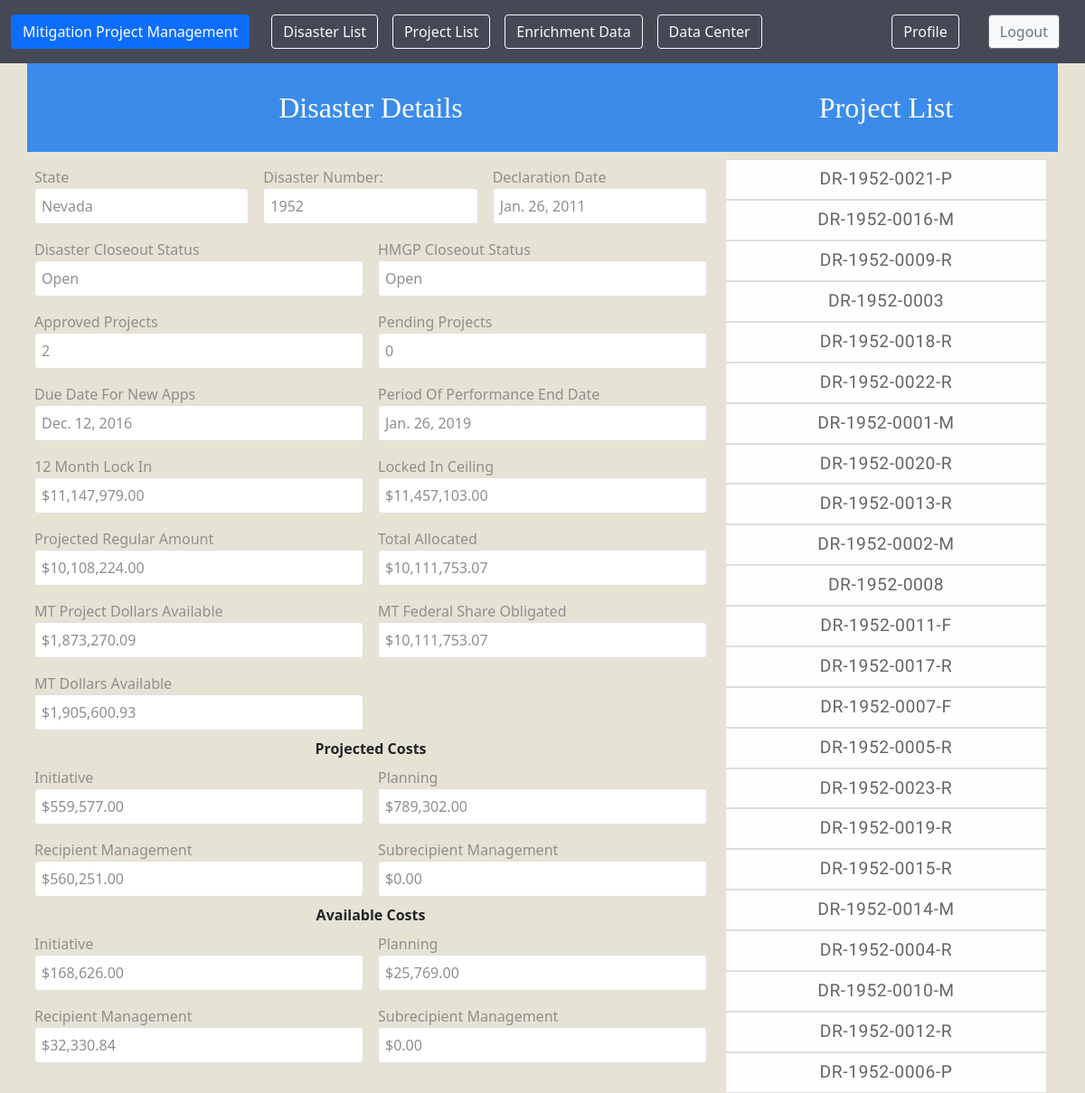
The page /disasters/10383 (signed in) on the database its author committed.
### ProjectManagementApp/models.py (models this page shows, shortened)
class Disasters(models.Model):
    disaster_number = models.CharField(max_length=10,blank=True,null=True)
    state = models.CharField(max_length=35,blank=True,null=True)
    declaration_date = models.DateField(blank=True,null=True)
    disaster_due_date_for_new_apps = models.DateField(blank=True,null=True)
    disaster_period_of_performance_end_date = models.DateField(blank=True,null=True)
    number_of_projects = models.CharField(max_length=7,blank=True,null=True)
    twelve_month_lock_in_amount = models.DecimalField(max_digits=12, decimal_places=2,blank=True,null=True)
    locked_in_ceiling_amount = models.DecimalField(max_digits=12, decimal_places=2,blank=True,null=True)
    mt_project_dollars_available = models.DecimalField(max_digits=12, decimal_places=2,blank=True,null=True)
    mt_federal_share_obligated = models.DecimalField(max_digits=12, decimal_places=2,blank=True,null=True)
    mt_dollars_available = models.DecimalField(max_digits=12, decimal_places=2,blank=True,null=True)
    projected_regular_amount = models.DecimalField(max_digits=12, decimal_places=2,blank=True,null=True)
    allocated_total_amount = models.DecimalField(max_digits=12, decimal_places=2,blank=True,null=True)
    number_of_approved_projects = models.CharField(max_length=7,blank=True,null=True)
    number_of_pending_projects = models.CharField(max_length=7,blank=True,null=True)
    projected_initiative_amount = models.DecimalField(max_digits=12, decimal_places=2,blank=True,null=True)
    projected_planning_amount = models.DecimalField(max_digits=12, decimal_places=2,blank=True,null=True)
    projected_recipient_management_costs = models.DecimalField(max_digits=12, decimal_places=2,blank=True,null=True)
    available_recipient_management_costs = models.DecimalField(max_digits=12, decimal_places=2,blank=True,null=True)
    projected_subrecipient_management_costs = models.DecimalField(max_digits=12, decimal_places=2,blank=True,null=True)
    available_subrecipient_management_costs = models.DecimalField(max_digits=12, decimal_places=2,blank=True,null=True)
    available_initiative_amount = models.DecimalField(max_digits=12, decimal_places=2, blank=True,null=True)
    available_planning_amount = models.DecimalField(max_digits=12, decimal_places=2,blank=True,null=True)
    disaster_closeout_status = models.CharField(max_length=25,blank=True,null=True)
    hmgp_closeout_status = models.CharField(max_length=25,blank=True,null=True)

class Projects(models.Model):
    assigned_disaster_number= models.ForeignKey(Disasters, blank=True,null=True,on_delete=models.CASCADE)
    county = models.CharField(max_length=50,blank=True,null=True)
    program_area = models.CharField(max_length=35,blank=True,null=True)
    subgrantee = models.CharField(max_length=200,blank=True,null=True)
    project_identifier = models.CharField(max_length=25,blank=True)
    application_id = models.CharField(max_length=10,blank=True,null=True)
    primary_hazard = models.CharField(max_length=50,blank=True,null=True)
    type = models.TextField(blank=True,null=True)
    project_title = models.CharField(max_length=200,blank=True,null=True)
    project_counties = models.CharField(max_length=200,blank=True,null=True)
    status = models.CharField(max_length=50,blank=True,null=True)
    environmental_document_type = models.CharField(max_length=10,blank=True,null=True)
    date_submitted = models.DateField(blank=True,null=True)
    date_received = models.DateField(blank=True,null=True)
    date_initially_approved = models.DateField(blank=True,null=True)
    date_approved = models.DateField(blank=True,null=True)
    date_closed = models.DateField(blank=True,null=True)
    subgrantee_tribal_indicator = models.BooleanField(blank=True,null=True)
    cost_share_percent = models.DecimalField(max_digits=6, decimal_places=2,blank=True,null=True)
    project_amount = models.DecimalField(max_digits=12, decimal_places=2,blank=True,null=True)
    federal_share_proposed = models.DecimalField(max_digits=12, decimal_places=2,blank=True,null=True)
    federal_share_obligated = models.DecimalField(max_digits=12, decimal_places=2,blank=True,null=True)
    non_federal_share = models.DecimalField(max_digits=12, decimal_places=2,blank=True,null=True)

### ProjectManagementApp/views.py (the view)
# urls.py: path('disasters/<int:pk>',DisastersDetailView.as_view(), name='disastersdetails'),
class DisastersDetailView(DetailView):
    model = Disasters
    template_name = 'disastersdetails.html'
    login_required=True
    redirect_field_name = 'redirect_to'

### templates/disastersdetails.html (shortened to what this page needs)
{% extends 'base.html' %}
{% load humanize %}
{% load static %}
{% block content %}
{% include 'navbar.html' %}
{% if user.is_authenticated %}
<div class="container">
  <div class="row">
    <div class="col-lg-8">
      <div class="row">
        <h1 class="heading">Disaster Details</h1>
        <div class="col-lg-4 p-2 label">State
          <div class="card card-padding">{{ disasters.state }}</div>
        </div>
        <div class="col-lg-4 p-2 label">Disaster Number:
          <div class="card card-padding">{{ disasters.disaster_number }} </div>
        </div>
        <div class="col-lg-4 p-2 label">Declaration Date
          <div class="card card-padding">{{ disasters.declaration_date }} </div>
        </div>
      </div>
      <div class="row">
        <div class="col-lg-6 p-2 label">Disaster Closeout Status
          <div class="card card-padding">{{ disasters.disaster_closeout_status }}</div>
        </div>
        <div class="col-lg-6 p-2 label">HMGP Closeout Status
          <div class="card card-padding">{{ disasters.hmgp_closeout_status }}</div>
        </div>
      </div>
      <div class="row">
        <div class="col-lg-6 p-2 label">Approved Projects
          <div class="card card-padding">{{ disasters.number_of_approved_projects }} </div>
        </div>
        <div class="col-lg-6 p-2 label">Pending Projects
          <div class="card card-padding">{{ disasters.number_of_pending_projects }}</div>
        </div>
      </div>
      <div class="row">
        <div class="col-lg-6 p-2 label">Due Date For New Apps
          <div class="card card-padding">{{ disasters.disaster_due_date_for_new_apps }} </div>
        </div>
        <div class="col-lg-6 p-2 label">Period Of Performance End Date
          <div class="card card-padding">{{ disasters.disaster_period_of_performance_end_date }}</div>
        </div>
      </div>
      <div class="row">
        <div class="col-lg-6 p-2 label">12 Month Lock In
          <div class="card card-padding">${{ disasters.twelve_month_lock_in_amount|intcomma }} </div>
        </div>
        <div class="col-lg-6 p-2 label">Locked In Ceiling
          <div class="card card-padding">${{ disasters.locked_in_ceiling_amount|intcomma }}</div>
        </div>
      </div>
      <div class="row">
        <div class="col-lg-6 p-2 label">Projected Regular Amount
          <div class="card card-padding">${{ disasters.projected_regular_amount|intcomma }} </div>
        </div>
        <div class="col-lg-6 p-2 label">Total Allocated
          <div class="card card-padding">${{ disasters.allocated_total_amount|intcomma }}</div>
        </div>
      </div>
      <div class="row">
        <div class="col-lg-6 p-2 label">MT Project Dollars Available
          <div class="card card-padding">${{ disasters.mt_project_dollars_available|intcomma }} </div>
        </div>
        <div class="col-lg-6 p-2 label">MT Federal Share Obligated
          <div class="card card-padding">${{ disasters.mt_federal_share_obligated|intcomma }}</div>
        </div>
      </div>
      <div class="row">
        <div class="col-lg-6 p-2 label">MT Dollars Available
          <div class="card card-padding">${{ disasters.mt_dollars_available|intcomma }}</div>
        </div>
      </div>
      <div class="row">
        <div class="col-lg-12 text-center projected-available">Projected Costs</div>
        <div class="col-lg-6 p-2 label">Initiative
          <div class="card card-padding">${{ disasters.projected_initiative_amount|intcomma }} </div>
        </div>
        <div class="col-lg-6 p-2 label">Planning
          <div class="card card-padding">${{ disasters.projected_planning_amount|intcomma }}</div>
        </div>
      </div>
      <div class="row">
        <div class="col-lg-6 p-2 label">Recipient Management
          <div class="card card-padding">${{ disasters.projected_recipient_management_costs|intcomma }} </div>
        </div>
        <div class="col-lg-6 p-2 label">Subrecipient Management
          <div class="card card-padding">${{ disasters.projected_subrecipient_management_costs|intcomma }} </div>
        </div>
      </div>
      <div class="row">
        <div class="col-lg-12 text-center projected-available">Available Costs</div>
        <div class="col-lg-6 p-2 label">Initiative
          <div class="card card-padding">${{ disasters.available_initiative_amount|intcomma }} </div>
        </div>
        <div class="col-lg-6 p-2 label">Planning
          <div class="card card-padding">${{ disasters.available_planning_amount|intcomma }}</div>
        </div>
      </div>
      <div class="row">
        <div class="col-lg-6 p-2 label">Recipient Management
          <div class="card card-padding">${{ disasters.available_recipient_management_costs|intcomma }}</div>
        </div>
        <div class="col-lg-6 p-2 label">Subrecipient Management
          <div class="card card-padding">${{ disasters.available_subrecipient_management_costs|intcomma }}</div>
        </div>
      </div>
    </div>
    <div class="col-sm-4">
      <div class="row">
        <h1 class="heading">Project List</h1>
        {% for project in object.projects_set.all %}
        <div class="text-center">
          <div class="paragraph list-item">
            <a href="{% url 'ProjectManagementApp:projectdetail' project.pk %}"
              class="list-group-item list-group-item-action list-group-item-light">{{project.project_identifier}}</a>
          </div>
        </div>
        {% endfor %}
      </div>
    </div>
  </div>
</div>
{% else %}
You must login first
{% endif %}
{% endblock %}

### static/styles.css (style rules this page uses)
html { background-color: #E7E3d4; }
.card-padding { padding: 7px 7px; }
.projected-available { font-weight: bold; }
.label { color:rgb(145, 141, 141); }
.heading { font-family:Georgia, 'Times New Roman', Times, serif; color:white; text-align: center; font-size: 2em; background-color:#3B8BEB; padding:30px; }
.paragraph { color: black; font-family: 'Sora', sans-serif; font-size: 1.2em; line-height: 1.4em; letter-spacing: 0.03em; background-color: #E7E3d4; }

### rows shown on the page
Disasters: state "Nevada", disaster_number "1952", declaration_date "Jan. 26, 2011", disaster_closeout_status "Open", hmgp_closeout_status "Open", number_of_approved_projects "2", number_of_pending_projects "0", disaster_due_date_for_new_apps "Dec. 12, 2016", disaster_period_of_performance_end_date "Jan. 26, 2019", twelve_month_lock_in_amount "11,147,979.00", locked_in_ceiling_amount "11,457,103.00", projected_regular_amount "10,108,224.00", allocated_total_amount "10,111,753.07", mt_project_dollars_available "1,873,270.09", mt_federal_share_obligated "10,111,753.07", mt_dollars_available "1,905,600.93", projected_initiative_amount "559,577.00", projected_planning_amount "789,302.00", projected_recipient_management_costs "560,251.00", projected_subrecipient_management_costs "0.00", available_initiative_amount "168,626.00", available_planning_amount "25,769.00", available_recipient_management_costs "32,330.84", available_subrecipient_management_costs "0.00"
Projects: project_identifier "DR-1952-0021-P"
Projects: project_identifier "DR-1952-0016-M"
Projects: project_identifier "DR-1952-0009-R"
Projects: project_identifier "DR-1952-0003"
Projects: project_identifier "DR-1952-0018-R"
Projects: project_identifier "DR-1952-0022-R"
Projects: project_identifier "DR-1952-0001-M"
Projects: project_identifier "DR-1952-0020-R"
Projects: project_identifier "DR-1952-0013-R"
Projects: project_identifier "DR-1952-0002-M"
Projects: project_identifier "DR-1952-0008"
Projects: project_identifier "DR-1952-0011-F"
Projects: project_identifier "DR-1952-0017-R"
Projects: project_identifier "DR-1952-0007-F"
Projects: project_identifier "DR-1952-0005-R"
Projects: project_identifier "DR-1952-0023-R"
Projects: project_identifier "DR-1952-0019-R"
Projects: project_identifier "DR-1952-0015-R"
Projects: project_identifier "DR-1952-0014-M"
Projects: project_identifier "DR-1952-0004-R"
Projects: project_identifier "DR-1952-0010-M"
Projects: project_identifier "DR-1952-0012-R"
Projects: project_identifier "DR-1952-0006-P"
